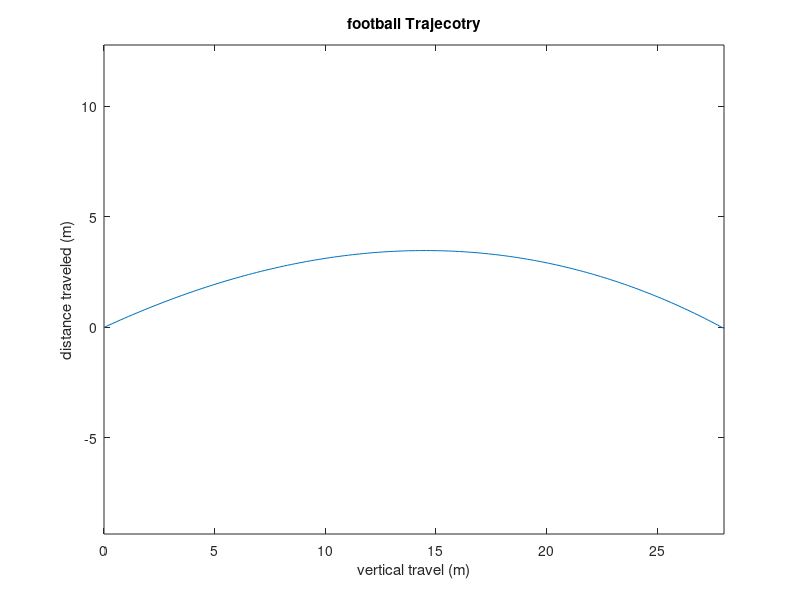
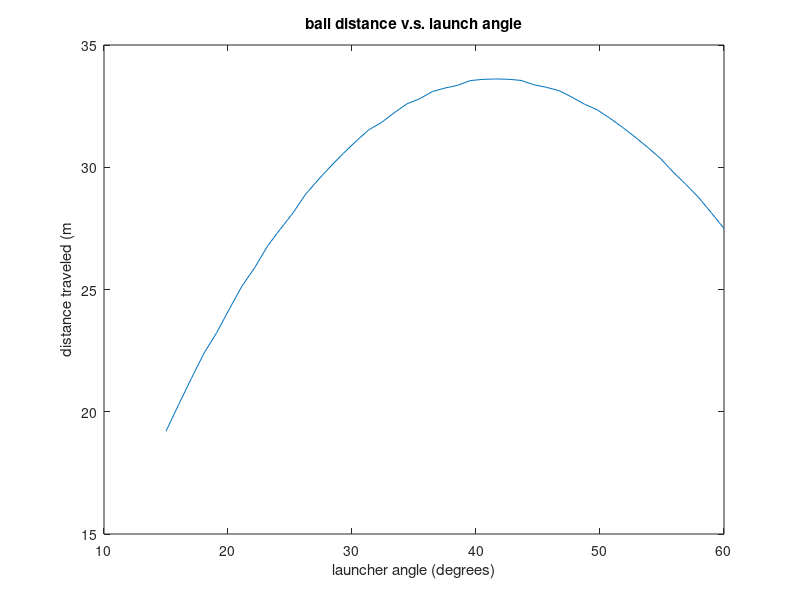
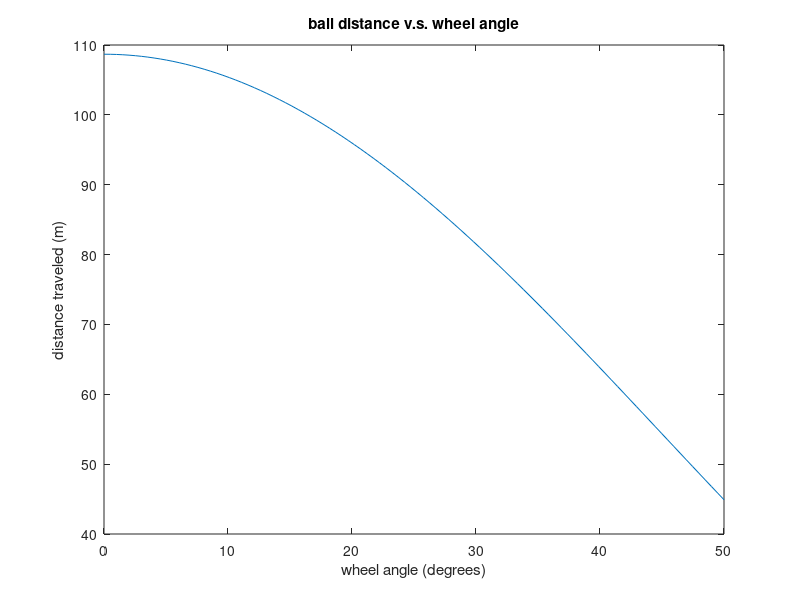
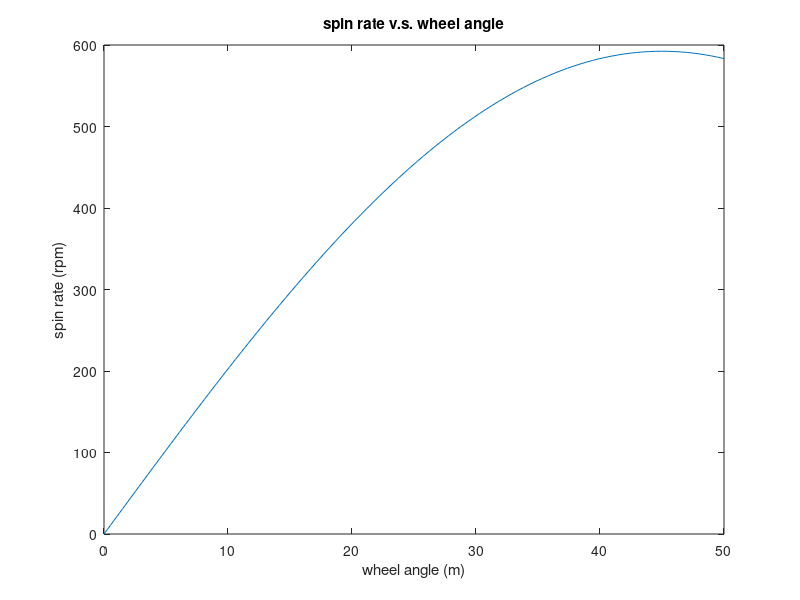

MATLAB code for these plots, in order:
clear all
% football parameters
polar_moment = 0.0501*0.1; % polar moment of inertia: kg*m^2
a0 = 0.089; 
b0 = 0.089;
c0 = 0.1395;
a1 = 0.085;
b1 = 0.085;
c1 = 0.136;
leather_density = 1000;
mass = leather_density*(4/3)*pi*(a0*b0*c0 - a1*b1*c1)*0.1
m_ball = 0.425243;
r_ball = 0.084;

% launcher parameters
wheel_speed_rpm = 1000;
omega_w1 = wheel_speed_rpm*2*pi()/60 % wheel 1 angular velocity: rad/s
omega_w2 = wheel_speed_rpm*2*pi()/60; % wheel 2 angular velocity: rad/s
r_wheel = 0.125; % radius of wheels: meters
angle_w1 = 22.5; % angle between wheel and horizontal: deg
angle_w2 = -22.5; % angle between wheel and horizontal: deg
efficiency = 0.85; % efficiency due to slip/friction
angle_launch = 25; % angle that ball is launched: deg
cont_time = 0.05; % contact time: sec


v_w1 = omega_w1 * r_wheel; % wheel 1 linear velocity: m/s
v_w2 = omega_w2 * r_wheel; % wheel 2 linear velocity: m/s
v_ball = sqrt(((v_w1*cosd(angle_w1) + v_w2*cosd(angle_w2))*efficiency)^2 ...
    + ((v_w1*sind(angle_w1) + v_w2*sind(angle_w2))*efficiency)^2) % velocity of ball: m/s
dist_traveled = (v_ball^2*sind(2*angle_launch))/9.81 % distance traveled: m
v_ball_1 = sqrt((v_ball*cosd(angle_w1))^2 ...
    + (v_ball*sind(angle_w1))^2); % velocity imparted on ball from wheel 1: m/s
v_ball_2 = sqrt((v_ball*cosd(angle_w2))^2 ...
    + (v_ball*sind(angle_w2))^2); % velocity imparted on ball from wheel 2: m/s
force_1 = mass*v_ball_1/cont_time*sind(angle_w1); % y force from wheel 1 on ball: N
force_2 = mass*v_ball_2/cont_time*sind(angle_w2); % y force from wheel 2 on ball: N
omega_ball = (cont_time*(abs(force_1)*r_wheel ...
    + abs(force_2)*r_wheel))/polar_moment; % angular velocity of ball: rad/s
rpm = omega_ball/(2*pi)*60 % rpm of ball


force_applied_ball = mass*v_ball_1/cont_time;



%% plot trajectory (w air resistance)
a= pi*r_ball^2;
rho = 1.296 ; % air density kg/m^3
C_d = 0.2;
v_traj = v_ball; % m/s
cannon_angle = angle_launch; % DEGREES
g = 9.8; % m/s^2
x = []; x(1) = 0;
y = []; y(1) = 0;
v_x = v_traj*cosd(cannon_angle);
v_y = v_traj*sind(cannon_angle);
drag_const = 1/2*rho*C_d*a ;
delta_t = 0.01; % s
t = []; t(1) = delta_t;
i = 1;
while y(i) >= 0
    % calculate acceleration and velocity
    a_x = -(drag_const/m_ball)*v_traj*v_x;
    a_y = -g-(drag_const/m_ball)*v_traj*v_y;
    v_x = v_x + a_x*delta_t ;
    v_y = v_y + a_y*delta_t ;
    v = sqrt(v_x^2 + v_y^2);
    % calculate position
    x(i+1) = x(i) + v_x*delta_t + a_x*delta_t^2/2;
    y(i+1) = y(i) + v_y*delta_t + a_y*delta_t^2/2;
   
    % calculate loop values
    t(i+1) = t(i) + delta_t;
    i = i+1; 
end
figure()
plot(x,y)
axis("equal")
title("football Trajecotry")
xlabel("vertical travel (m)")
ylabel("distance traveled (m)")

ball_distance = max(x)


%% calcualte ideal angle
angles = linspace(15,60,45);
ball_dist = zeros(1,45);
for j = 1:45
    cannon_angle = angles(j); % DEGREES
    g = 9.8; % m/s^2
    x = []; x(1) = 0;
    y = []; y(1) = 0;
    v_x = v_traj*cosd(cannon_angle);
    v_y = v_traj*sind(cannon_angle);
    drag_const = 1/2*rho*C_d*a ;
    delta_t = 0.01; % s
    t = []; t(1) = delta_t;
    i = 1;
    while y(i) >= 0
        % calculate acceleration and velocity
        a_x = -(drag_const/m_ball)*v_traj*v_x;
        a_y = -g-(drag_const/m_ball)*v_traj*v_y;
        v_x = v_x + a_x*delta_t ;
        v_y = v_y + a_y*delta_t ;
        v = sqrt(v_x^2 + v_y^2);
        % calculate position
        x(i+1) = x(i) + v_x*delta_t + a_x*delta_t^2/2;
        y(i+1) = y(i) + v_y*delta_t + a_y*delta_t^2/2;
       
        % calculate loop values
        t(i+1) = t(i) + delta_t;
        i = i+1; 
    end
    ball_dist(j) = max(x);
end
[max_dist, index] = max(ball_dist);
ideal_angle = angles(index);

figure()
plot(angles, ball_dist)
title("ball distance v.s. launch angle")
xlabel("launcher angle (degrees)")
ylabel("distance traveled (m")

%% spin study

angles = linspace(0,50,100);
ball_dist = zeros(1,100);
spin_rate = zeros(1,100);
for j = 1:100
    cannon_angle = angles(j); % DEGREES

    wheel_speed_rpm = 1500;
    omega_w1 = wheel_speed_rpm*2*pi()/60; % wheel 1 angular velocity: rad/s
    omega_w2 = wheel_speed_rpm*2*pi()/60; % wheel 2 angular velocity: rad/s
    r_wheel = 0.125; % radius of wheels: meters
    angle_w1 = angles(j); % angle between wheel and horizontal: deg
    angle_w2 = -angles(j); % angle between wheel and horizontal: deg
    efficiency = 0.95; % efficiency due to slip/friction
    angle_launch = 25; % angle that ball is launched: deg
    cont_time = 0.05; % contact time: sec
    
    
    v_w1 = omega_w1 * r_wheel; % wheel 1 linear velocity: m/s
    v_w2 = omega_w2 * r_wheel; % wheel 2 linear velocity: m/s
    v_ball = sqrt(((v_w1*cosd(angle_w1) + v_w2*cosd(angle_w2))*efficiency)^2 ...
        + ((v_w1*sind(angle_w1) + v_w2*sind(angle_w2))*efficiency)^2) ;% velocity of ball: m/s
    ball_dist(j) = (v_ball^2*sind(2*angle_launch))/9.81; % distance traveled: m
    v_ball_1 = sqrt((v_ball*cosd(angle_w1))^2 ...
        + (v_ball*sind(angle_w1))^2); % velocity imparted on ball from wheel 1: m/s
    v_ball_2 = sqrt((v_ball*cosd(angle_w2))^2 ...
        + (v_ball*sind(angle_w2))^2); % velocity imparted on ball from wheel 2: m/s
    force_1 = mass*v_ball_1/cont_time*sind(angle_w1); % y force from wheel 1 on ball: N
    force_2 = mass*v_ball_2/cont_time*sind(angle_w2); % y force from wheel 2 on ball: N
    omega_ball = (cont_time*(abs(force_1)*r_wheel ...
        + abs(force_2)*r_wheel))/polar_moment; % angular velocity of ball: rad/s
    spin_rate(j) = omega_ball/(2*pi)*60*1.3 ;% rpm of ball


    force_applied_ball = mass*v_ball_1/cont_time;
end


figure()
plot(angles, ball_dist)
title("ball distance v.s. wheel angle")
xlabel("wheel angle (degrees)")
ylabel("distance traveled (m)")

figure()
plot(angles, spin_rate)
title("spin rate v.s. wheel angle")
xlabel("wheel angle (m)")
ylabel("spin rate (rpm)")

